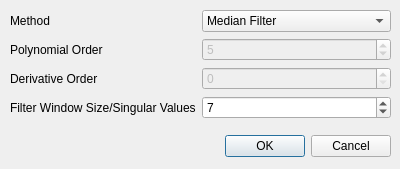
<?xml version="1.0" encoding="UTF-8"?>
<ui version="4.0">
 <class>FilterDialog</class>
 <widget class="QDialog" name="FilterDialog">
  <property name="geometry">
   <rect>
    <x>0</x>
    <y>0</y>
    <width>400</width>
    <height>169</height>
   </rect>
  </property>
  <property name="windowTitle">
   <string>Dialog</string>
  </property>
  <widget class="QDialogButtonBox" name="buttonBox">
   <property name="geometry">
    <rect>
     <x>50</x>
     <y>130</y>
     <width>341</width>
     <height>32</height>
    </rect>
   </property>
   <property name="orientation">
    <enum>Qt::Horizontal</enum>
   </property>
   <property name="standardButtons">
    <set>QDialogButtonBox::Cancel|QDialogButtonBox::Ok</set>
   </property>
  </widget>
  <widget class="QWidget" name="formLayoutWidget">
   <property name="geometry">
    <rect>
     <x>10</x>
     <y>10</y>
     <width>381</width>
     <height>111</height>
    </rect>
   </property>
   <layout class="QFormLayout" name="formLayout">
    <item row="0" column="0">
     <widget class="QLabel" name="label">
      <property name="text">
       <string>Method</string>
      </property>
     </widget>
    </item>
    <item row="1" column="0">
     <widget class="QLabel" name="label_2">
      <property name="text">
       <string>Polynomial Order</string>
      </property>
     </widget>
    </item>
    <item row="2" column="0">
     <widget class="QLabel" name="label_3">
      <property name="text">
       <string>Derivative Order</string>
      </property>
     </widget>
    </item>
    <item row="3" column="0">
     <widget class="QLabel" name="label_4">
      <property name="text">
       <string>Filter Window Size/Singular Values</string>
      </property>
     </widget>
    </item>
    <item row="1" column="1">
     <widget class="QSpinBox" name="polynomialSpinBox">
      <property name="enabled">
       <bool>false</bool>
      </property>
      <property name="minimum">
       <number>1</number>
      </property>
      <property name="value">
       <number>5</number>
      </property>
     </widget>
    </item>
    <item row="2" column="1">
     <widget class="QSpinBox" name="derivativeSpinBox">
      <property name="enabled">
       <bool>false</bool>
      </property>
      <property name="minimum">
       <number>0</number>
      </property>
      <property name="value">
       <number>0</number>
      </property>
     </widget>
    </item>
    <item row="3" column="1">
     <widget class="QSpinBox" name="windowSpinBox">
      <property name="minimum">
       <number>1</number>
      </property>
      <property name="singleStep">
       <number>2</number>
      </property>
      <property name="value">
       <number>7</number>
      </property>
     </widget>
    </item>
    <item row="0" column="1">
     <widget class="QComboBox" name="methodComboBox">
      <item>
       <property name="text">
        <string>Median Filter</string>
       </property>
      </item>
      <item>
       <property name="text">
        <string>Moving Average Filter</string>
       </property>
      </item>
      <item>
       <property name="text">
        <string>Derivatize/Savitzky-Golay Smoothing</string>
       </property>
      </item>
      <item>
       <property name="text">
        <string>Truncated SVD Denoise</string>
       </property>
      </item>
     </widget>
    </item>
   </layout>
  </widget>
 </widget>
 <resources/>
 <connections>
  <connection>
   <sender>buttonBox</sender>
   <signal>accepted()</signal>
   <receiver>FilterDialog</receiver>
   <slot>accept()</slot>
   <hints>
    <hint type="sourcelabel">
     <x>248</x>
     <y>254</y>
    </hint>
    <hint type="destinationlabel">
     <x>157</x>
     <y>274</y>
    </hint>
   </hints>
  </connection>
  <connection>
   <sender>buttonBox</sender>
   <signal>rejected()</signal>
   <receiver>FilterDialog</receiver>
   <slot>reject()</slot>
   <hints>
    <hint type="sourcelabel">
     <x>316</x>
     <y>260</y>
    </hint>
    <hint type="destinationlabel">
     <x>286</x>
     <y>274</y>
    </hint>
   </hints>
  </connection>
 </connections>
</ui>
